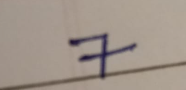
#> input picture Screenshot 2026-08-17 110118.png, 186 x 90 px, found by its file name
$ python test.py
#> lines starting #> are read from the running program, lines starting #| are printed output that depends on the picture
import cv2
import matplotlib.pyplot as plt

image = cv2.imread(r"C:\Image_processing\Screenshot 2026-08-17 110118.png")
#> image is the input picture: shape (90, 186, 3); mean B, G, R 138.9, 149.1, 161.2

crop = image[15:65, 55:130]
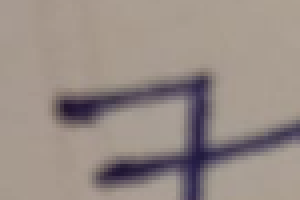
#> crop: shape (50, 75, 3) (shown 4 times larger); mean B, G, R 134.6, 140.7, 152.5

cv2.imwrite("cropped_7.png", crop)

plt.imshow(cv2.cvtColor(crop, cv2.COLOR_BGR2RGB))
plt.axis("off")
plt.show()
